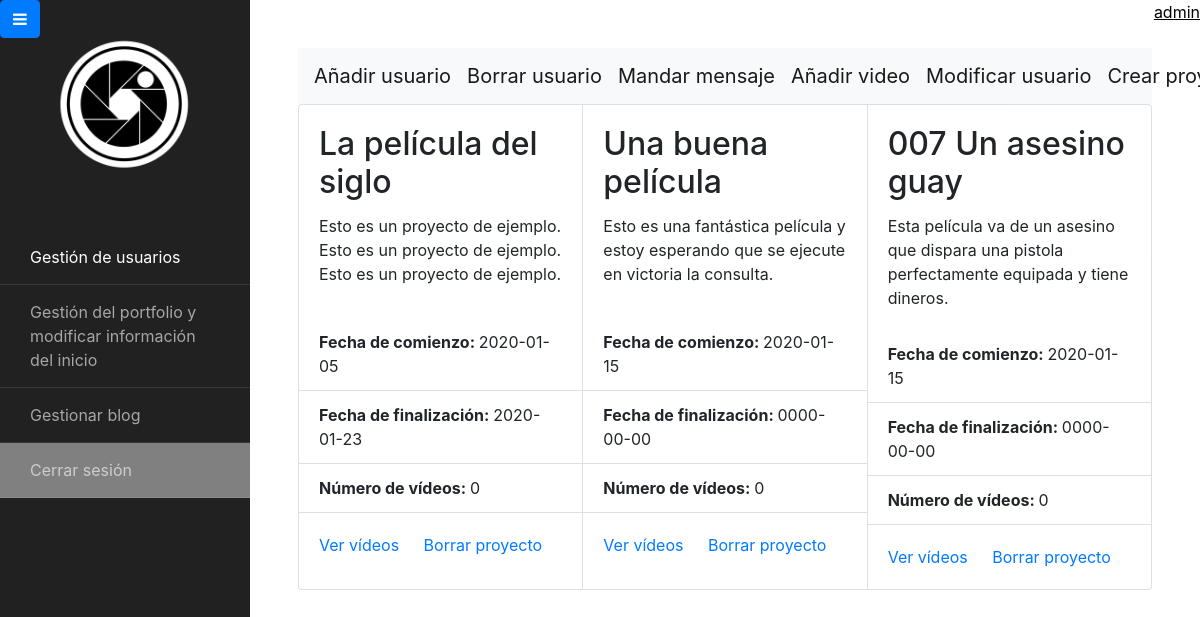
Page /contents/views/userAdmin/gestionUsuario.php?id=74 (signed in) on the committed database.
### tables this page shows
CREATE TABLE `proyectos` (
  `id_proyecto` int(11) NOT NULL,
  `id_usuario` int(11) DEFAULT NULL,
  `fecha_inicio` date NOT NULL,
  `fecha_terminacion` date NOT NULL,
  `coste_total` int(11) NOT NULL,
  `informacion` text NOT NULL,
  `nombre` varchar(50) NOT NULL
);

### contents/views/userAdmin/gestionUsuario.php (the view, shortened to what this page needs)
<?php
  require '../../connections/database.php';
  require '../../connections/getData.php';
  $id=$_GET['id'];
  $consulta="SELECT * FROM proyectos WHERE proyectos.id_usuario=".$id;
  $proyectos=$conn->prepare($consulta);
  $proyectos->execute();
 ?>
<!DOCTYPE html>
<html>
<head>
<link rel="stylesheet" href="https://cdnjs.cloudflare.com/ajax/libs/font-awesome/4.7.0/css/font-awesome.min.css">
<link rel="stylesheet" href="../../styles/estiloVistaPrincipal.css">
<link rel="stylesheet" href="https://stackpath.bootstrapcdn.com/bootstrap/4.4.1/css/bootstrap.min.css">
</head>
<body id="backgroundImages">
<div class="wrapper d-flex align-items-stretch">
			<nav id="sidebar">
	  		<h1><a href="home.php" class="logo"><img src="../../images/logoSinLetrasCircular.png"
    style="max-width:100%;"></a></h1>
        <ul id="cambioActivo" class="list-unstyled components mb-5">
                <li class="active"><a href="home.php">Gestión de usuarios</a></li>
                <li class="boton"><a  href="#gestPort" onclick="cargarAdm('#gestionPortfolio');">Gestión del portfolio y modificar información del inicio</a></li>
                <li class="boton"><a href="#gestBlog" onclick="cargarAdm('#gestionarBlog');">Gestionar blog</a></li>
                <li class="boton"><a class="btnSpe" href="../../connections/logout.php">Cerrar sesión</a></li>
        </ul>
    	</nav>
      <div class="custom-menu">
					<button type="button" id="sidebarCollapse" class="btn btn-primary">
	          <i class="fa fa-bars"></i>
	        </button>
        </div>
        <div id="content" class="p-4 p-md-5 pt-5">
    <nav class="navbar navbar-expand-lg navbar-light bg-light" >
                <a class="navbar-brand"  type="button" class="btn btn-info btn-lg" data-toggle="modal" data-target="#anadirUsuario">Añadir usuario</a>
                <a class="navbar-brand" href="eliminarUsuario.php?id=<?php echo $id?>">Borrar usuario</a>
                <a class="navbar-brand">Mandar mensaje</a>
                <a class="navbar-brand" type="button" class="btn btn-info btn-lg" data-toggle="modal" data-target="#anadirVideo">Añadir video</a>
                <a class="navbar-brand" type="button" class="btn btn-info btn-lg" data-toggle="modal" data-target="#modificarUsuario">Modificar usuario</a>
                <a class="navbar-brand" type="button" class="btn btn-info btn-lg" data-toggle="modal" data-target="#crearProyecto">Crear proyecto</a>
</nav>
<?php
  $proyectos->execute();
  if($proyectos->rowcount() == 0){
    echo 'No hay proyectos activos';
  }else{
    echo "<div class='card-group'>";
    while($row = $proyectos->fetch(PDO::FETCH_ASSOC)){
      $consultaAux="SELECT * FROM videos_proyecto WHERE videos_proyecto.id_proyecto=".$row['id_proyecto'];
      $numVideosAux=$conn->prepare($consultaAux);
      $numVideosAux->execute();
      $numVideos=$numVideosAux->rowcount();
        echo  "<div class='card' style='width: 20rem;'>
        <div class='card-body'>
          <h2 class='card-title'>".$row['nombre']."</h2>
          <p class='card-text'>".$row['informacion']."</p>
        </div>
        <ul class='list-group list-group-flush'>
          <li class='list-group-item'><b>Fecha de comienzo: </b>" .$row['fecha_inicio']. "</li>
          <li class='list-group-item'><b>Fecha de finalización: </b>" .$row['fecha_terminacion']. "</li>
          <li class='list-group-item'><b>Número de vídeos: </b>" .$numVideos. "</li>
        </ul>
        <div class='card-body'>
          <a href='videos.php?id=".$row['id_proyecto']."' class='card-link'>Ver vídeos</a>
          <a href='borrarProyecto.php?id=".$id."&id_proyecto=".$row['id_proyecto']."' class='card-link'>Borrar proyecto</a>
        </div>
        </div>";
        }
        echo "</div>";
    }
    ?>
</div>
  <p id="user"><?php printf($results["email"]);?></p>
</div>
</body>
</html>

### contents/styles/estiloVistaPrincipal.css (style rules this page uses)
html { height: 100%; }
.card { min-width: 300px; }
body { font-family: "Lato", sans-serif; background-size: cover; background-repeat: no-repeat; }
#user { position: fixed; right: 0; top: 0; color: black; text-decoration: underline black; }
#backgroundImages { background-image: url("../../images/fondos/fondo1.jpeg") no-repeat center center; transition: background 3s; min-height:100vh; position:relative; }
.custom-menu { position: fixed; }
.btnSpe { background-color: gray; }
#sidebar { min-width: 250px; max-width: 250px; background: #212121; color: #fff; -webkit-transition: all 0.3s; -o-transition: all 0.3s; transition: all 0.3s; position: relative; height: 100vh ; transition: width .35s; overflow-y: scroll; }
#sidebar h1 { margin-bottom: 20px; font-weight: 700; font-size: 20px; }
#sidebar h1 .logo { color: #fff; display: block; padding: 10px 30px; background: rgba(255, 255, 255, 0); }
#sidebar ul.components { padding: 0; }
#sidebar ul li { font-size: 16px; }
#sidebar ul li a { padding: 15px 30px; display: block; color: rgba(255, 255, 255, 0.6); border-bottom: 1px solid rgba(255, 255, 255, 0.1); }
#sidebar ul li.active > a { background: transparent; color: #fff; }
#content { width: 100%; padding: 0; min-height: 100vh; -webkit-transition: all 0.3s; -o-transition: all 0.3s; transition: all 0.3s; height: 80vh ; background-color: rgba(255,255,255,.5); transition: width .35s; overflow-y: scroll; }

### rows in the picture
proyectos: nombre "La película del siglo", informacion "Esto es un proyecto de ejemplo. Esto es un proyecto de ejemplo. Esto es un proyecto de ejemplo.", fecha_inicio "2020-01-05", fecha_terminacion "2020-01-23", numVideos "0"
proyectos: nombre "Una buena película", informacion "Esto es una fantástica película y estoy esperando que se ejecute en victoria la consulta.", fecha_inicio "2020-01-15", fecha_terminacion "0000-00-00", numVideos "0"
proyectos: nombre "007 Un asesino guay", informacion "Esta película va de un asesino que dispara una pistola perfectamente equipada y tiene dineros.", fecha_inicio "2020-01-15", fecha_terminacion "0000-00-00", numVideos "0"
